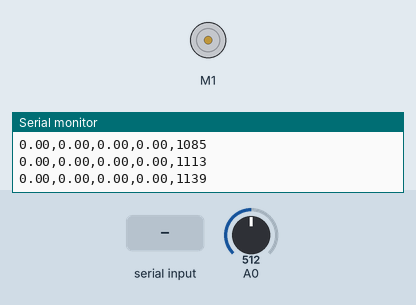
This sketch was run on a simulated Arduino Uno, built with avr-gcc and run on an emulated ATmega328P. Parts: DC motor (green arrow = forward, orange = backward, longer = faster), the last lines printed to the serial monitor. The inputs (shaded band) are chosen by the test bench; at power-on: A0 = 512.

Above: at 1.2 s.
1.3 s: A0 set to 314
At 2.5 s:
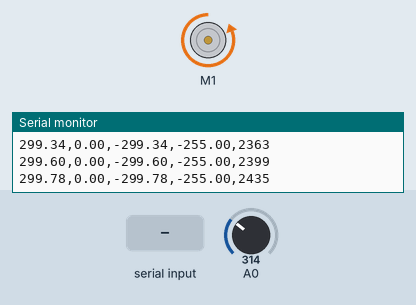
3.0 s: A0 set to 290
At 5.8 s:
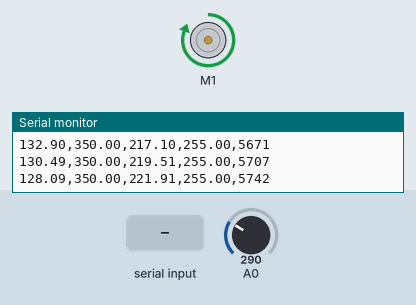
6.0 s: A0 set to 306
At 6.87 s:
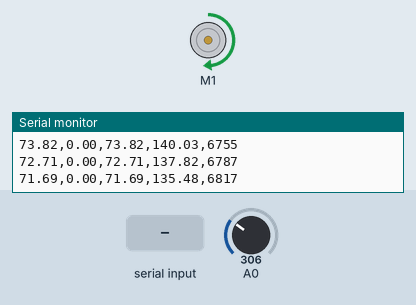
9.0 s: "90,45\n" received over Serial
10.9 s: A0 set to 245
At 11.19 s:
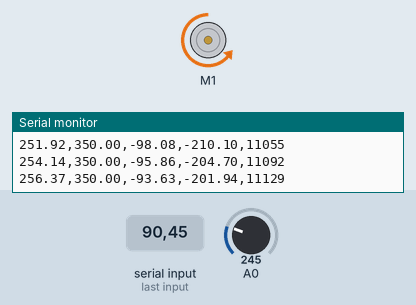
13.9 s: byte 10 ('\n') received over Serial
Timing chart, 0 to 23.7 s (numbered marks = the images above; inputs shaded):
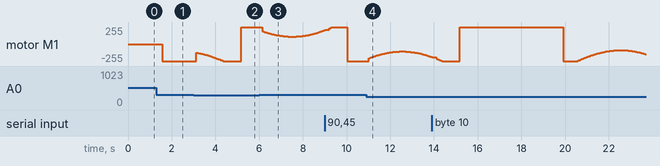

Measured:
- the behaviour switches between 300 and 299 on A0 (found by bisection; images 1 and 2)
- after the input at 10.9 s, motor M1: rises from backward 255/255 to backward 111/255 in 1.4 s, then falls to backward 193/255 in 1.4 s

The sketch:

Lab3.ino
```cpp
#include <Wire.h>
#include <Adafruit_MotorShield.h>
#include "utility/Adafruit_PWMServoDriver.h"

/*Function*/
int function=1; //Choose funciton to follow
int delaytime=1500; //Delay before start of function (ms)
int stepvalue=90; //Amplitude of step function (deg)
int amplitude=120; //Amplitude of sine function (deg)
int period=10000; //Period of sine function (ms)

/*PID*/
float kp=2; //PID Settings
float ki=.001;
float kd=10;

/*Measured Data and Settings*/
int Strips=36; //Number of Strips
int cutoff=300; //Analog cutoff value (any value always between white and black)
int dbnc=2; //Number of debounce retries
int deltatime=5; //Frequency of Integral/Derivative calculation (ms)

/*Current Status*/
int colour=0; //Colour of encoder stripe under sensor
int count=0; //Position in stripes
float Position=0; //Position in degrees
boolean forward=true; //Direction
float goal=0; //Desired final position (dynamic)

float diff=0; //Signed distance from goal (P)
float sum=0; //Running sum of distances (I)
float ddiff=0; //Derivative of change in distance (D)
float spd=0; //Calculated speed

/*Temporary variables*/
float spda=0; //Speed before flooring (for debugging purposes)
int olddiff=0; //Previous distance for calculation of derivative
long lastm=0; //Previous calculation time for timing of next calculation
int debounce=0; //Debounce counter
int old_colour=0; //Previous colour for detecting change (more useful if grey is used)

/*Serial*/
String inputString=""; //Initiate Serial input command variables
String cmd="";
float val=0;
char valtemp[33]; //Reserve space for intermediate step in converting String to float
boolean stringComplete=false; //Don't run debuging info until a command is entered

/*Motor*/
Adafruit_MotorShield AFMS = Adafruit_MotorShield();
Adafruit_DCMotor *myMotor = AFMS.getMotor(1);

void update_goal() {
  if(millis()>delaytime) {
    if(function==0) {
      goal=stepvalue;
    }
    else if(function==1) {
      goal=180+amplitude*sin((2*3.141/period)*millis());
    }
    else {
      goal=0;
    }
  }
}

int convert(int raw) {
    if(raw<cutoff) {return 0;} //If the color is light, consider it white
    else {return 1;}
}

void encoder() {
    colour=convert(analogRead(A0)); //Measure color

    if(colour!=old_colour) {debounce++;} //If it's different, don't change right away
    else {debounce=0;}

    if(debounce>dbnc) { //If it's different for a few measurements, it's different for real
        debounce=0;
        if(forward) {count=(count+1)%Strips;} //Increment the step, looping over
        else {count=(Strips+count-1)%Strips;} //C can't do mods of negatives
        old_colour=colour;
        Position=(count*360/Strips); //Update current Position
    }
}

void PID() {
    if(abs(Position-goal)<180){diff=goal-Position;} //If the distance is closer without passing through 0, the difference is positive if Position is before goal
    else{diff=Position-goal;} //And vise-versa

    if (millis()+lastm>deltatime) { //Only take integral and derivative data every 5ms
        lastm=millis();
        sum+=diff;
        olddiff=diff;
        ddiff=(diff-olddiff)/deltatime;
        //This is also a good time to output graph data:
        Serial.print(goal) && Serial.print(",") && Serial.print(Position) && Serial.print(",") && Serial.print(diff) && Serial.print(",") && Serial.print(spd) && Serial.print(",") && Serial.println(millis());
    }

    spda=(diff*kp+ki*sum+kd*ddiff)*(255/180); //The PID Equation!!
    spd=max(-255,min(255,spda)); //Just in case speed is more than the maximum allowed
    if(spd>0){ //Run the motor at the calculated speed
        myMotor->setSpeed(spd);
        myMotor->run(FORWARD);
        forward=true;
    }
    else if(spd<0){ //Since the motor can't run at a negative spped, we need to run its opposite backwards
        myMotor->setSpeed(-spd);
        myMotor->run(BACKWARD);
        forward=false;
    }
    else {myMotor->run(RELEASE);} //If no more change is necessary, turn off the motor
}

void communicate() { //Serial control!!
        cmd=inputString.substring(0,inputString.indexOf('@')); //Split the input into command and value. The only reason this isn't '=' is because I like '@'
        inputString.substring(inputString.indexOf('@')+1).toCharArray(valtemp, sizeof(valtemp)); //Jankety conversion to floats
        val=atof(valtemp);

        if (cmd.equals(String("dbnc"))) {
            dbnc=val;
            Serial.println() && Serial.print("Debounce set: ") && Serial.println(dbnc) && Serial.println();
        }
        if (cmd.equals(String("kp"))) {
            kp=val;
            Serial.println() && Serial.print("Kp Set: ") && Serial.println(kp) && Serial.println();
        }
        if (cmd.equals(String("ki"))) {
            ki=val;
            Serial.println() && Serial.print("Ki Set: ") && Serial.println(ki) && Serial.println();
        }
        if (cmd.equals(String("kd"))) {
            kd=val;
            Serial.println() && Serial.print("Kd Set: ") && Serial.println(kd) && Serial.println();
        }
        if (cmd.equals(String("gains"))) {
            Serial.println();
            Serial.print(" Kd: ");
            Serial.print(kd);
            Serial.print(" Ki: ");
            Serial.print(ki);
            Serial.print(" Kd: ");
            Serial.println(kd);
            Serial.println();
        }

        else { //If it's not an explicit command, throw some debug info
            Serial.println();
            Serial.print("Position: ");
            Serial.print(Position);
            Serial.print(" Count: ");
            Serial.print(count);
            Serial.print(" Raw: ");
            Serial.print(analogRead(A0));
            Serial.print(" Converted: ");
            Serial.println(colour);
            Serial.print("Difference: ");
            Serial.print(diff);
            Serial.print(" Sum: ");
            Serial.print(sum);
            Serial.print(" Derivative: ");
            Serial.print(ddiff);
            Serial.print(" Speed: ");
            Serial.println(spda);
            Serial.println();
        }

        stringComplete=false;
        inputString = "";
}

void setup() {
    AFMS.begin(880); //880Hz sounds nicer than 1kHz
    myMotor->setSpeed(255); //Turn on motor
    myMotor->run(FORWARD);
    myMotor->run(RELEASE);

    old_colour=convert(analogRead(A0)); //The first value shouldn't be a "change"

    Serial.begin(9600);
    while (!Serial) {;} //some Arduinos take a while...
    inputString.reserve(128); //allows adding one byte at a time (it needs to be a buffer of sorts)
    Serial.println("======Begin======"); //So I know where to start copy-pasting from
}

void loop() {
    update_goal();
    encoder();
    PID();
    if(stringComplete) {communicate();}
}

void serialEvent() { //This gets run every time after loop
    while (Serial.available()) {
        char inChar = (char)Serial.read();
        if (inChar == '\n') {
            inputString.trim(); //Get rid of the \n
            stringComplete = true; //The loop will run next time!
        }
        else { //Put all the input bytes in a buffer
            inputString += inChar;
        }
    }
}
```
